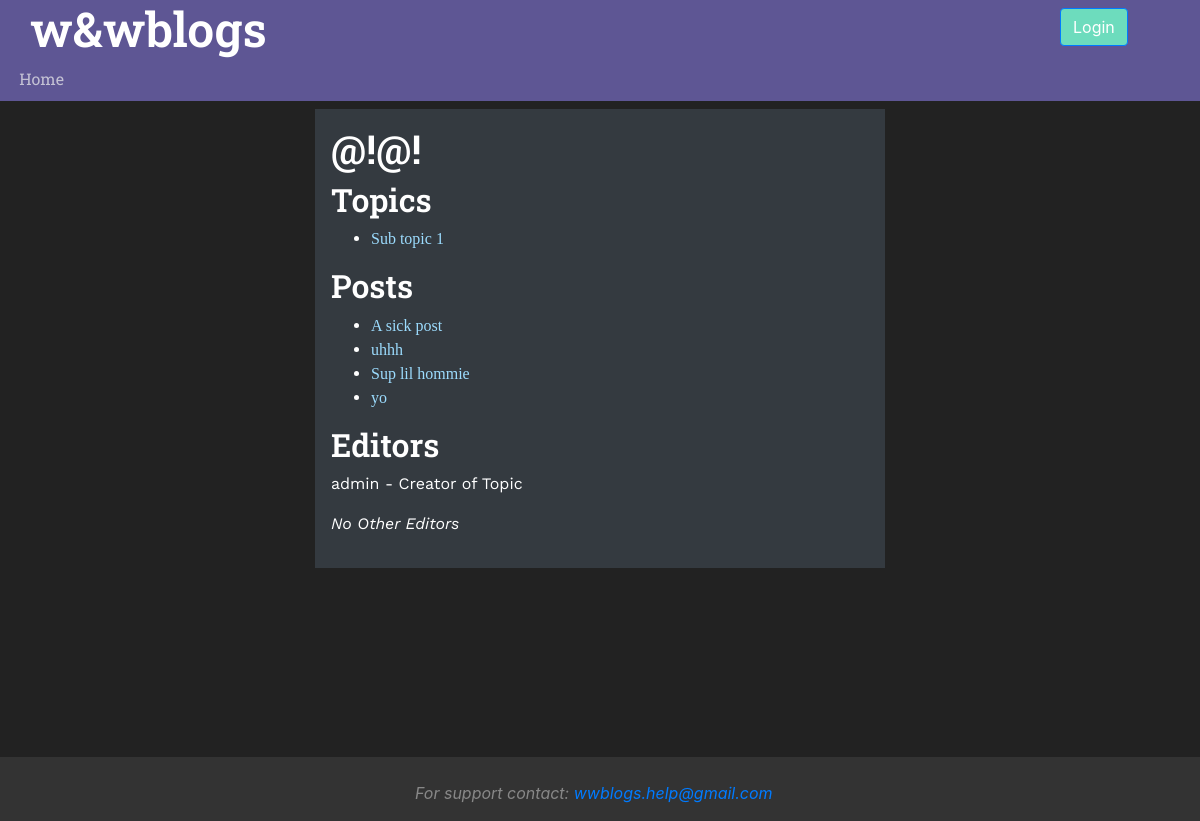
/category/3/view, run on the app's committed database.
### wwapp/models.py (models this page shows, shortened)
class Category(models.Model):
    category_id = models.AutoField(primary_key=True)
    category_name = models.CharField(unique=True, max_length=45)
    category_creator = models.ForeignKey(User, on_delete=models.PROTECT)
    category_description = models.CharField(null=True, max_length=300)
    class CategoryType(models.TextChoices):
        PROJECT = 'PROJECT', _('Project')
        TOPIC = 'TOPIC', _('Topic')
        SUBTOPIC = 'SUBTOPIC', _('SubTopic')
    category_type = models.CharField(max_length=45, choices=CategoryType.choices, default=CategoryType.PROJECT)
    class Meta:
        verbose_name_plural = 'Categories'
        indexes = [
            models.Index(fields=['category_name']),
        ]

class Article(models.Model):
    article_id = models.AutoField(primary_key=True)
    article_title = models.CharField(max_length=45)
    pub_date = models.DateTimeField(blank=True, null=True)
    author = models.ForeignKey(User, on_delete=models.PROTECT)
    published = models.BooleanField(default=False)
    creation_date = models.DateTimeField(auto_now_add=True)
    article_parent = models.ForeignKey("Article", on_delete=models.SET_NULL, null=True, blank=True)
    """
    # populate with -  default=timezone.now - from django.utils.timezone.now()
    # edit_date = models.DateField(auto_now=True)
    # can be used instead auto_now_add = True,
    """
    class Meta:
        indexes = [
            models.Index(fields=['article_title']),
            models.Index(fields=['author']),
        ]

### account/models.py (models this page shows, shortened)
class User(AbstractBaseUser, PermissionsMixin):
    email = models.EmailField(verbose_name="email", max_length=60, unique=True)
    username = models.CharField(max_length=30, unique=True)
    date_joined = models.DateTimeField(verbose_name='date joined', auto_now_add=True)
    is_active = models.BooleanField(default=False)
    is_staff = models.BooleanField(default=False)  # if false the user cannot log in to admin
    USERNAME_FIELD = 'username'
    REQUIRED_FIELDS = [
        'email',
    ]
    class Meta:
        indexes = [
            models.Index(fields=['username', 'email']),
        ]
    objects = UserManager()

### wwapp/views.py (the view)
# urls.py: path('category/<int:category_id>/view', views.open_category, name='open_category'),
def open_category(request, category_id):
    category = Category.objects.get(category_id=category_id)
    c_handler = CategoryHandler(category)
    values = {
        'category': category,
        'child_categories': c_handler.get_child_categories(),
        'child_articles': c_handler.get_child_articles(),
        'category_type': category.category_type.lower().capitalize(),
    }
    if request.user.is_authenticated:
        values['has_editor_privilege'] = c_handler.has_editor_privilege(request.user)
    if c_handler.get_child_category_type() is not None:
        values["child_category_type"] = c_handler.get_child_category_type().lower().capitalize()
    return render(request, 'wwapp/open_category.html', values)

### wwapp/handlers.py (called while the page is built)
    def get_child_assignations(self) -> [CategoryItemAssignation]:
        try:
            li = CategoryItemAssignation.objects.filter(
                parent_category_id=self.category.category_id).order_by('position')
            if len(li) > 0:
                return li
            raise exceptions.EmptyResultSet()
        except exceptions.EmptyResultSet:
            raise exceptions.EmptyResultSet()

    def get_child_items(self) -> [CategoryItem]:
        try:
            assignations = self.get_child_assignations()
            items = []
            for a in assignations:
                item = CategoryItem.objects.get(item_id=a.item_id)
                items.append(item)
            return items
        except (exceptions.ObjectDoesNotExist, exceptions.EmptyResultSet):
            return None

    def get_child_categories(self) -> [Category]:
        items = self.get_child_items()
        sub_cats = []
        if items is not None:
            for i in items:
                if i.item_category_id is not None:
                    sub_cat = Category.objects.get(category_id=i.item_category_id)
                    sub_cats.append(sub_cat)
        return sub_cats

    def get_child_articles(self):
        items = self.get_child_items()
        articles = []
        if items:
            for i in items:
                if i.item_article_id is not None:
                    a = Article.objects.get(article_id=i.item_article_id)
                    articles.append(a)
        return articles

    def get_child_category_type(self):
        if self.category.category_type == Category.CategoryType.PROJECT:
            return Category.CategoryType.TOPIC
        elif self.category.category_type == Category.CategoryType.TOPIC:
            return Category.CategoryType.TOPIC
        elif self.category.category_type == Category.CategoryType.SUBTOPIC:
            return None

### wwapp/templates/wwapp/open_category.html (shortened to what this page needs)
{% extends "wwapp/base.html" %}
{% load static %}
{% block content %}
    <h2>{{ category.category_name }}</h2>
    {% if child_category_type %}
        <h3>{{ child_category_type }}s</h3>
        {% if child_categories %}
            <ul>
                {% for cat in child_categories %}
                    <li><a href="{% url 'wwapp:open_category' cat.category_id %}">{{ cat.category_name }}</a></li>
                {% endfor %}
            </ul>
        {% else %}
            <p><i>No {{ child_category_type }}s in this {{ category_type }}</i></p>
        {% endif %}
    {% endif %}
    <h3>Posts</h3>
    {% if child_articles %}
        <ul>
            {% for a in child_articles %}
                <li>
                    <a href="{% url 'wwapp:open_article' a.article_id %}">{{ a.article_title }}</a>
                </li>
            {% endfor %}
        </ul>
    {% else %}
        <p><i>No Posts in this {{ category_type }}</i></p>
    {% endif %}
    <h3>Editors</h3>
    <p>{{ category.category_creator.username }} - Creator of {{ category.category_type.lower.capitalize }}</p>
    {% if editors %}
        {% for u in editors %}
            <p>{{ u.username }}</p>
        {% endfor %}
    {% else %}
        <p><i>No Other Editors</i></p>
    {% endif %}
{% endblock %}

### static/wwapp/css/style.css (style rules this page uses)
body { min-height: 100vh; background: #222222; color: white; font-style: normal; }
html { font-size: 100%; }
h1, h2, h3, h4, h5, h6 { font-family: RobotoSlab, sans-serif; }
h2 { font-size: 2.5rem; }
h3 { font-size: 2rem; }
p { font-size: 1em; }
h1, h2 { font-weight: 600; }
h3, h4 { font-weight: 600; }
.content a:link { font-weight: 500; color: #9CDCFE; }

### data on the page
Category: category_name "@!@!", category_type "Topic", category_creator.username "admin"
Category: category_name "Sub topic 1"
Article: article_title "A sick post"
Article: article_title "uhhh"
Article: article_title "Sup lil hommie"
Article: article_title "yo"
